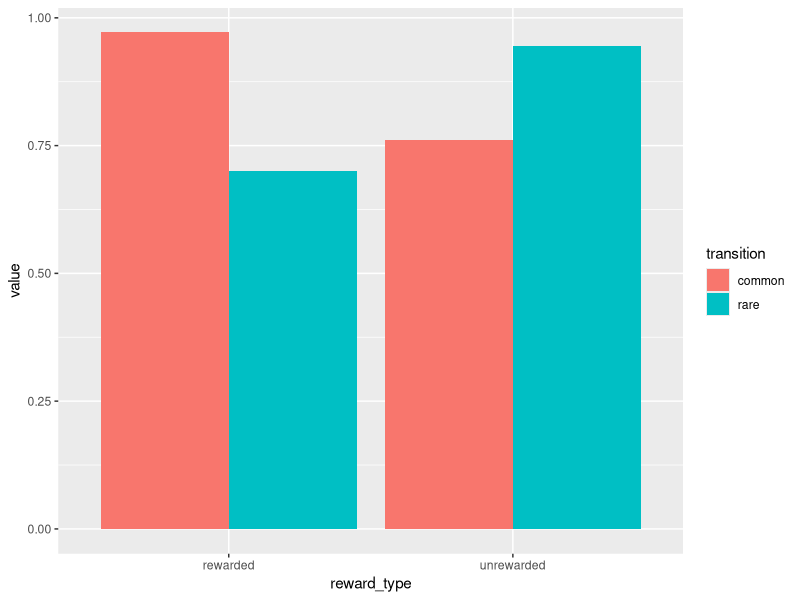
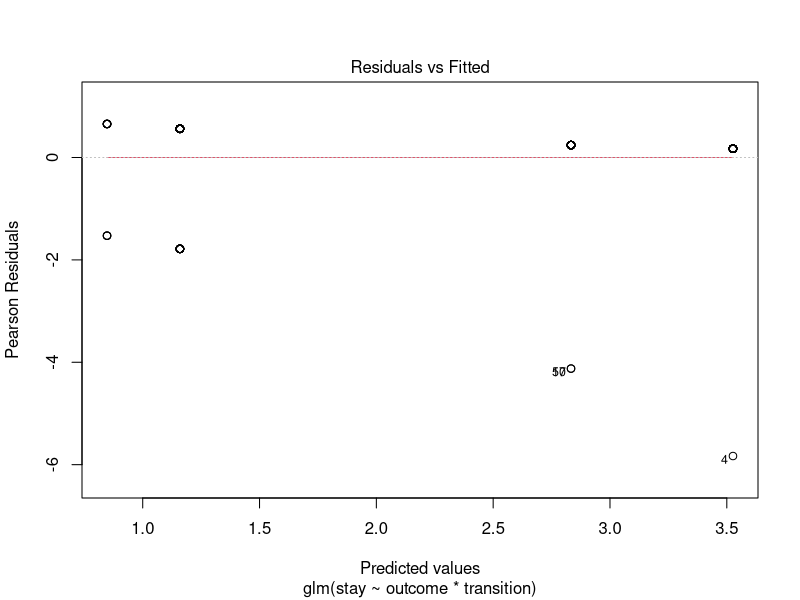
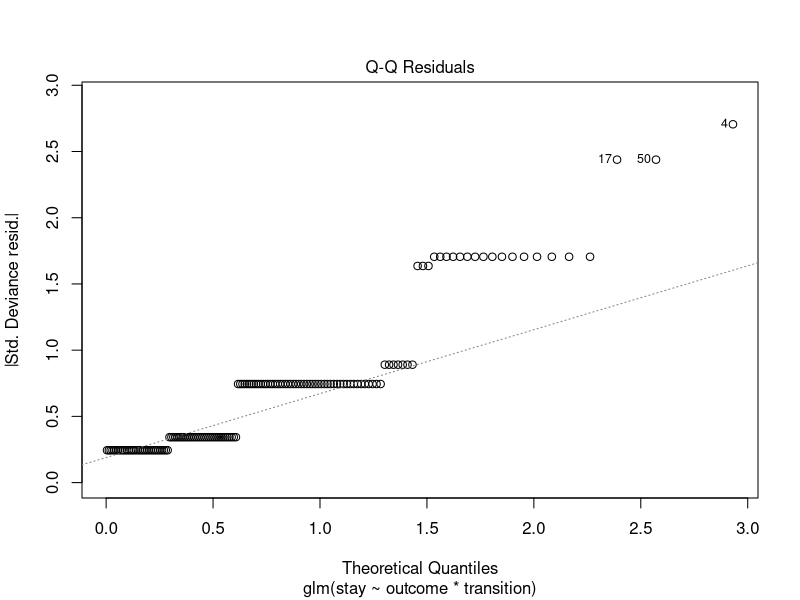
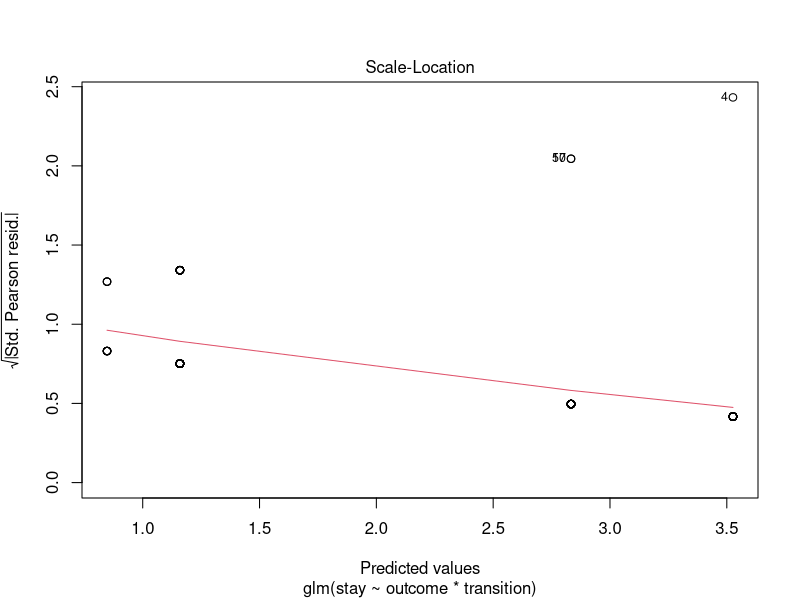
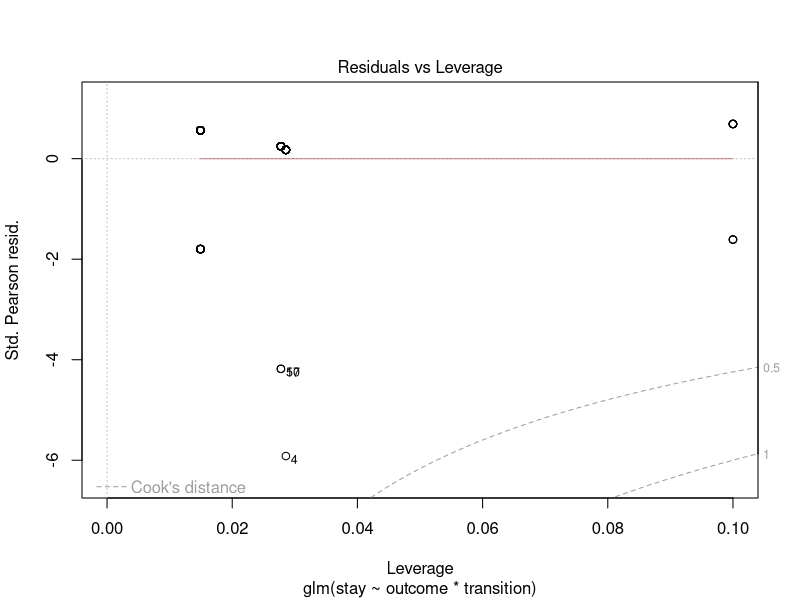

These charts were generated, in order, by the following R code:
## ---- chunk 1
knitr::opts_chunk$set(echo = TRUE)
## ---- chunk 2
library(rlang)
library(dplyr)
library("data.table")
library(ggplot2)
# we can use relative paths instead of absolute paths
setwd("./")
## ---- chunk 3
# sample_data = read.csv("data/2/experiment_report-day-1667774775005.csv")
# sample_data = read.csv("data/1/experiment_report-day-1667677166294.csv")

sample_data <- read.csv("data/1/experiment_report-night-1667701658903.csv")

relevant_data <- sample_data %>% select(state_1_choice, transition, outcome)

relevant_data <- relevant_data %>% slice(5:n())
## ---- chunk 4
# Note: transition == 0 refers to the rare transition
# Note: transition == 1 refers to the common transition

relevant_data_table <- data.table(relevant_data)
relevant_data_table <- relevant_data_table[, next_state_choice := state_1_choice]

shifted_data <- relevant_data_table[, state_1_choice := shift(state_1_choice)]
shifted_data <- relevant_data_table[, transition := shift(transition)]
shifted_data <- relevant_data_table[, outcome := shift(outcome)]

shifted_df <- data.frame(shifted_data[2:nrow(shifted_data) - 2, ])
shifted_df <- shifted_df %>% mutate(stay = state_1_choice == next_state_choice)
## ---- chunk 5

count_df <- shifted_df %>%
    group_by(stay, transition, outcome) %>%
    summarise(count = n(), .groups = "drop")
count_df
#############################################

prob_df <- count_df %>%
    group_by(transition, outcome) %>%
    mutate(total = sum(count)) %>%
    ungroup() %>%
    group_by(transition, outcome) %>%
    mutate(prob = count / total) %>%
    ungroup()
prob_df
## ---- chunk 6
sumDecisionType <- function(df, stay, outcome, commonTransition) {
    return(sum(df$stay == stay & df$outcome == outcome & df$transition == commonTransition, na.rm = TRUE))
}
## ---- chunk 7
# Common Transition, Rewarded, Stay
ct_r_s <- sumDecisionType(shifted_df, stay = TRUE, outcome = 1, commonTransition = 1)

# Common Transition, Rewarded, Leave
ct_r_l <- sumDecisionType(shifted_df, stay = FALSE, outcome = 1, commonTransition = 1)

# Rare Transition, Rewarded, Stay
rt_r_s <- sumDecisionType(shifted_df, stay = TRUE, outcome = 1, commonTransition = 0)

# Rare Transition, Rewarded, Leave
rt_r_l <- sumDecisionType(shifted_df, stay = FALSE, outcome = 1, commonTransition = 0)

# Common Transition, Unrewarded, Stay
ct_ur_s <- sumDecisionType(shifted_df, stay = TRUE, outcome = 0, commonTransition = 1)

# Common Transition, Unrewarded, Leave
ct_ur_l <- sumDecisionType(shifted_df, stay = FALSE, outcome = 0, commonTransition = 1)

# Rare Transition, Unrewarded, Stay
rt_ur_s <- sumDecisionType(shifted_df, stay = TRUE, outcome = 0, commonTransition = 0)

# Rare Transition, Unrewarded, Leave
rt_ur_l <- sumDecisionType(shifted_df, stay = FALSE, outcome = 0, commonTransition = 0)
## ---- chunk 8
b1 <- ct_r_s / (ct_r_s + ct_r_l)
b2 <- rt_r_s / (rt_r_s + rt_r_l)

b3 <- ct_ur_s / (ct_ur_s + ct_ur_l)
b4 <- rt_ur_s / (rt_ur_s + rt_ur_l)
## ---- chunk 9
reward_type <- c(rep("rewarded", 2), rep("unrewarded", 2))
transition <- rep(c("common", "rare"), 2)
value <- c(b1, b2, b3, b4)
data <- data.frame(reward_type, transition, value)

ggplot(data, aes(fill = transition, y = value, x = reward_type)) +
    geom_bar(position = "dodge", stat = "identity")
## ---- chunk 10
# create logistic regression model

# drops all NA rows that would be an issue for the model
finaldf <- shifted_df[complete.cases(shifted_df), ]
finaldf

mod <- glm(stay ~ outcome * transition, data = finaldf, family = binomial)
mod

# plot the model
plot(mod)
